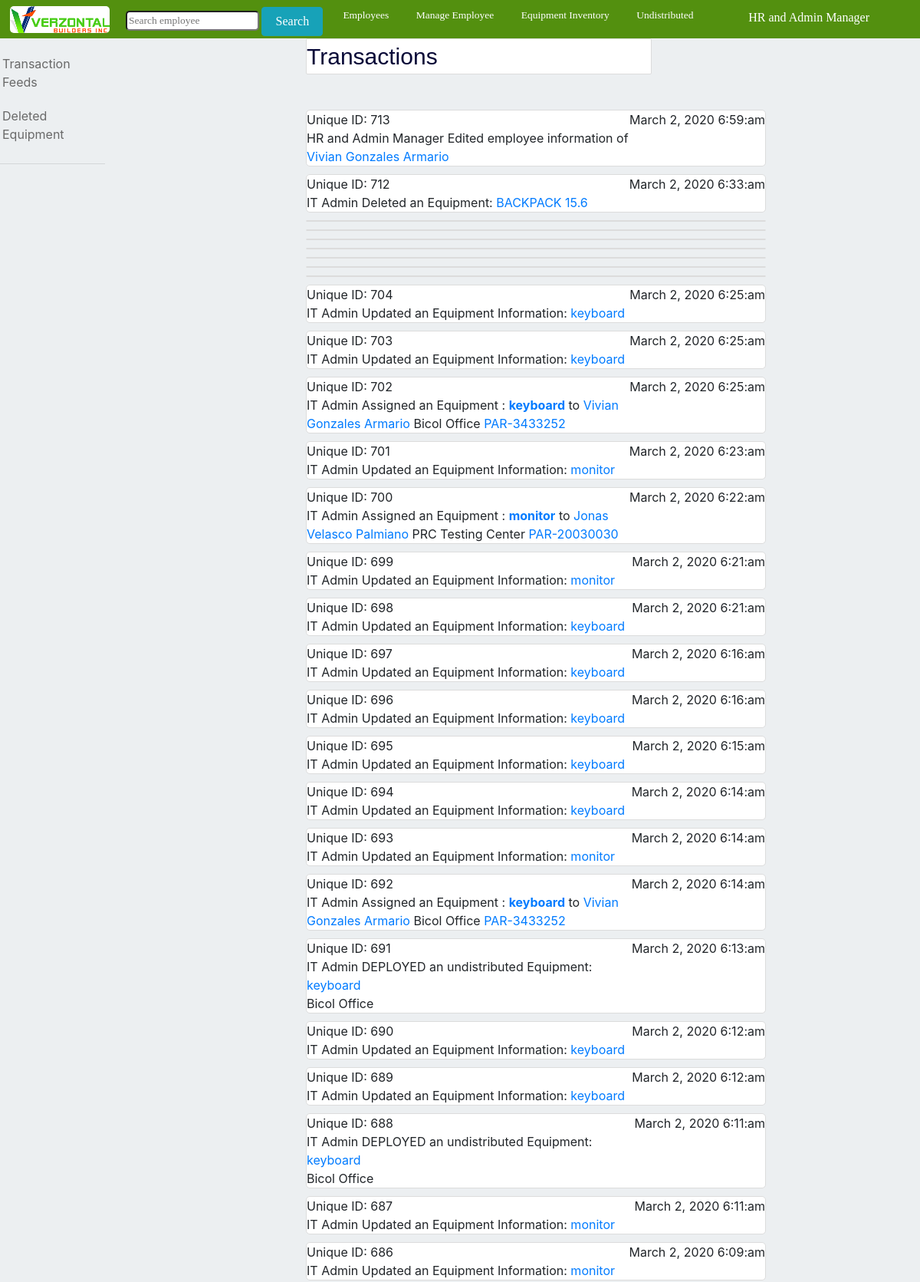
Screenshot of /transaction.php (signed in, upper part) with the database file from the repository.
### tables this page shows
CREATE TABLE `empl_tbl` (
  `empl_no` varchar(255) NOT NULL,
  `empl_firstname` varchar(255) NOT NULL,
  `middlename` varchar(255) NOT NULL,
  `empl_lastname` varchar(255) NOT NULL,
  `position` varchar(255) NOT NULL,
  `dept_id` varchar(255) NOT NULL,
  `empl_status` varchar(255) NOT NULL,
  `date_created` varchar(255) NOT NULL,
  `timeline_id` varchar(255) NOT NULL,
  `deploy` varchar(255) NOT NULL,
  `hired` varchar(255) NOT NULL,
  `remarks_prof` varchar(1000) NOT NULL
);

CREATE TABLE `transac_inv` (
  `transac_uid` int(11) NOT NULL,
  `transac_type` varchar(255) NOT NULL,
  `transac_pos` varchar(255) NOT NULL,
  `transac_eqid` varchar(255) NOT NULL,
  `transac_date` varchar(255) NOT NULL,
  `transac_loc` varchar(255) NOT NULL,
  `transac_remark` longtext NOT NULL,
  `transac_empl` varchar(255) NOT NULL,
  `transac_transferredto` varchar(255) NOT NULL
);

CREATE TABLE `deletedeq` (
  `deleted_eqid` varchar(255) NOT NULL,
  `deleted_eqdesc` varchar(255) NOT NULL,
  `date_deleted` varchar(255) NOT NULL
);

CREATE TABLE `eq_inv` (
  `eq_inv_id` varchar(255) NOT NULL,
  `eq_assign_id` varchar(255) NOT NULL,
  `eqdesc` varchar(255) NOT NULL,
  `brand` varchar(255) NOT NULL,
  `empl_no` varchar(255) NOT NULL,
  `tag_no` varchar(255) NOT NULL,
  `serial_no` varchar(255) NOT NULL,
  `model_no` varchar(255) NOT NULL,
  `ip_add` varchar(255) NOT NULL,
  `date_issued` varchar(255) NOT NULL,
  `eq_state` varchar(255) NOT NULL,
  `eq_condition` varchar(255) NOT NULL,
  `date_purch` varchar(255) NOT NULL,
  `price` int(255) NOT NULL,
  `curr_equip_loc` varchar(255) NOT NULL,
  `remarks` text NOT NULL,
  `par` varchar(255) NOT NULL
);

### transaction.php (the view, shortened to what this page needs)
<!DOCTYPE html>
<html>
<head><title>Verzontal Equip. Monitoring</title>
<?php include ("header.php");
?>
</head>
<body>
  <?php
  $position=$_SESSION['SESS_ROLE'];
    ?>
    <?php
if($position=='HR and Admin Manager')
{
  ?>
   <div class="first-header">
         <ul>
    <a href="search.php" style="float:left; margin-top:3px;margin-left:6px;"><img src="icon/logo.png" alt="logo" height="45" width="140" id="imgnav"></a>
      <li>
        <div id="searchdiv-form" style="float:left;margin-top:-1px;margin-left:16px;">
          <section style="float:left;">
        <form id="search-form" action="search-emp-session.php" method="POST" class="">
        <input type="text" id="search-input" name="q" style="border-radius: 5px;" class="class-form" placeholder="Search employee" value="<?php  echo isset($_GET['q']) ? $_GET['q'] : null; ?>">
        <input type="submit" name="submit-button" value="Search" class="btn btn-info" style="width:80px;">
      </form>
    </section>
    </div>
      </li>
    <li><a href="search.php">Employees</a></li>
    <?php
     if($position=='HR and Admin Manager' || $position=='HR Generalist'){
      ?>
    <li><a href="manage_empl.php">Manage Employee</a></li>
    <?php
  }
     if($position=='HR and Admin Manager'){
      ?>
    <li><a href="equipment.php?section=">Equipment Inventory</a></li>
    <li><a href="undistributed.php">Undistributed</a></li>
    <?php
  }
  ?>
   <div class="dropdown" style="float:right;margin-right:40px;margin-top:-15px;">
   <?php echo $_SESSION['SESS_ROLE'];?>
  </div>
  </ul>
</div>
  <?php
}
  ?>
<div class="vertical-nav">
  <ul>
      <li><a href="transaction.php">Transaction Feeds</a></li>
      <li><a href="deleq.php">Deleted Equipment</a></li>
      <hr />
        </ul>
      </div>
    <div style="background-color:white;margin-left:399px;margin-right:350px;font-size:30px;font-family:arial;border-color:#DCDCDC;border-style:solid;border-width:1px;border-radius:2px;color:#060737;">Transactions</div>
        <div class="aboutcontent-div-transac"><br><br>
                                              <br><br>
    <?php
    $sql="SELECT * FROM transac_inv ORDER BY transac_uid DESC";
    $result=mysqli_query($conn, $sql);
    while($row=mysqli_fetch_assoc($result)){
      ?>
      <div style="border-style:solid;border-color:#DCDCDC;border-width:1px;border-radius:5px;margin:10px;background-color:white;width:600px;">
        <?php
            if ($row['transac_type']=='Assigned an Equipment'){
            ?>
           Unique ID: <?php echo $row['transac_uid'];?> <label style="float:right;"><?php echo $row['transac_date'];?></label><br>
            <?php echo $row['transac_pos'];?>
            <?php echo $row['transac_type'];?> :
            <?php
            $hh=$row['transac_eqid'];
            $sql4="SELECT * FROM eq_inv WHERE eq_inv_id='$hh'";
            $result4=mysqli_query($conn,$sql4);
            while($row4=mysqli_fetch_assoc($result4)){
              echo "<strong><a href='equipment.php?section=all&q=$hh'>" . $row4['eqdesc'] . "</a></strong>";
            }
            echo " to ";
              $ff=$row['transac_empl'];
            $sql3="SELECT * FROM empl_tbl WHERE empl_no='$ff'";
            $result3=mysqli_query($conn,$sql3);
            while($row3=mysqli_fetch_assoc($result3)){
             echo "<a href='timeline.php?emp_no=$ff'>". $row3['empl_firstname'] . " " . $row3['middlename'] . " ". $row3['empl_lastname'] . "</a>";
            }
            echo " ". $row['transac_loc'];
            $sql7="SELECT * FROM eq_inv WHERE eq_inv_id = '$hh'";
            $result7=mysqli_query($conn,$sql7);
            while($row7=mysqli_fetch_assoc($result7)){
              $par=$row7['par'];
              echo " ". "<a href='viewpar.php?par=$par'>" . $row7['par'] . "</a>";
            }
          }
        if($row['transac_type']=='Edited employee information'){
        $gg=$row['transac_empl'];
        $sql13="SELECT * FROM empl_tbl WHERE empl_no='$gg'";
        $result13=mysqli_query($conn,$sql13);
        while($row13=mysqli_fetch_assoc($result13)){
        echo "Unique ID: " . $row['transac_uid'] . "<label style='float:right;'>" . $row['transac_date'] . "</label>" . "<br>" . $row['transac_pos'] . " " . $row['transac_type'] . " of " . "<a href='about.php?section=employee&action=&selaction=&emp_no=$gg'>" . $row13['empl_firstname'] . " " . $row13['middlename'] . " " . $row13['empl_lastname'] ."</a>";
        }
        }
              if ($row['transac_type']=='DEPLOYED an undistributed Equipment'){
                $qq=$row['transac_eqid'];
                $sql6="SELECT * FROM eq_inv WHERE eq_inv_id='$qq'";
                $result6=mysqli_query($conn,$sql6);
                while($row6=mysqli_fetch_assoc($result6)){
                  $fd=$row6['eqdesc'];
                echo "Unique ID: " . $row['transac_uid'] . "<label style='float:right;'>" . $row['transac_date'] . "</label><br>";
                echo $row['transac_pos'] . " " . $row['transac_type'] . ": " . "<a href='equipment.php?section=all&q=$qq'>" . $fd . "</a>" . "<br>" . $row['transac_empl'];
              }
            }
            if ($row['transac_type']=='Updated an Equipment Information'){
                  $qq=$row['transac_eqid'];
                  $sql6="SELECT * FROM eq_inv WHERE eq_inv_id='$qq'";
                  $result6=mysqli_query($conn,$sql6);
                  while($row6=mysqli_fetch_assoc($result6)){
                    $fd=$row6['eqdesc'];
                  echo "Unique ID: " . $row['transac_uid'] . "<label style='float:right;'>" . $row['transac_date'] . "</label><br>";
                  echo $row['transac_pos'] . " " . $row['transac_type'] . ": " . "<a href='equipment.php?section=all&q=$qq'>" . $fd . "</a>" . "<br>" . $row['transac_loc'];
                }
              }
              if ($row['transac_type']=='Deleted an Equipment'){
                  $qq=$row['transac_eqid'];
                  $sql6="SELECT * FROM deletedeq WHERE deleted_eqid='$qq'";
                  $result6=mysqli_query($conn,$sql6);
                  while($row6=mysqli_fetch_assoc($result6)){
                    $fd=$row6['deleted_eqdesc'];
                  echo "Unique ID: " . $row['transac_uid'] . "<label style='float:right;'>" . $row['transac_date'] . "</label><br>";
                  echo $row['transac_pos'] . " " . $row['transac_type'] . ": " . "<a href='equipment.php?section=all&q=$qq'>" . $fd . "</a>" . "<br>" . $row['transac_loc'];
                }
              }
             ?>
      </div>
      <?php
       }
       ?>
</div>
</body>
<html>

### css/style.css (style rules this page uses)
html { scroll-behavior: smooth; }
body { height: 670px; overflow: auto; position:relative; }
.first-header { background-color:#53900f; padding:20px; font-family: "Times New Roman", Times, serif; margin-left:0px; margin-top:-10px; margin-right:-10px; font-size:13.5px; }
.first-header li { color:white; padding:5px; }
.first-header li a { padding: 19px 11px; text-decoration: none; color:white; transition: 0.5s; }
.dropdown { color:white; padding:16px; font-size:16px; border:none; position:relative; display:inline-block; margin-right:15px; float:right; }
.vertical-nav { background-color:; margin-top:0.5px; padding-bottom:100%; width:12%; position:absolute; margin-left:-7px; list-style: none; }
.vertical-nav ul { margin-top:10px; }
.vertical-nav li a { list-style: none; padding: 0; margin: 0; display: block; background-color: transaparent; text-decoration: none; padding: 10px; color: #696969; overflow:hidden; padding-right:-30px; }
.aboutcontent-div-transac { margin-top:-60px; margin-left:389px; margin-right:400px; padding-bottom:20%; background-color:transparent; }
ul { list-style-type: none; margin: 0; padding: 0; }
li { display: inline; }
#imgnav { margin-top:-10px; margin-bottom:-13px; margin-left:-18px; padding:5px; border-top-left-radius: 10px; border-top-right-radius: 10px; border-bottom-left-radius: 10px; border-bottom-right-radius:10px; }

### css/style2.css (style rules this page uses)
body { background-color: #ECEFF1; font-size: 0.95em; font-family: arial; }

### rows the page displays
transac_inv: transac_uid "713", transac_date "March 2, 2020 6:59:am", transac_pos "HR and Admin Manager", transac_type "Edited employee information"
empl_tbl: empl_firstname "Vivian", middlename "Gonzales", empl_lastname "Armario"
transac_inv: transac_uid "712", transac_date "March 2, 2020 6:33:am", transac_pos "IT Admin", transac_type "Deleted an Equipment"
deletedeq: deleted_eqdesc "BACKPACK 15.6"
transac_inv: transac_uid "704", transac_date "March 2, 2020 6:25:am", transac_pos "IT Admin", transac_type "Updated an Equipment Information"
eq_inv: eqdesc "keyboard", par "PAR-3433252"
transac_inv: transac_uid "703", transac_date "March 2, 2020 6:25:am", transac_pos "IT Admin", transac_type "Updated an Equipment Information"
transac_inv: transac_uid "702", transac_date "March 2, 2020 6:25:am", transac_pos "IT Admin", transac_type "Assigned an Equipment", transac_loc "Bicol Office"
transac_inv: transac_uid "701", transac_date "March 2, 2020 6:23:am", transac_pos "IT Admin", transac_type "Updated an Equipment Information"
eq_inv: eqdesc "monitor", par "PAR-20030030"
transac_inv: transac_uid "700", transac_date "March 2, 2020 6:22:am", transac_pos "IT Admin", transac_type "Assigned an Equipment", transac_loc "PRC Testing Center"
empl_tbl: empl_firstname "Jonas", middlename "Velasco", empl_lastname "Palmiano"
transac_inv: transac_uid "699", transac_date "March 2, 2020 6:21:am", transac_pos "IT Admin", transac_type "Updated an Equipment Information"
transac_inv: transac_uid "698", transac_date "March 2, 2020 6:21:am", transac_pos "IT Admin", transac_type "Updated an Equipment Information"
transac_inv: transac_uid "697", transac_date "March 2, 2020 6:16:am", transac_pos "IT Admin", transac_type "Updated an Equipment Information"
transac_inv: transac_uid "696", transac_date "March 2, 2020 6:16:am", transac_pos "IT Admin", transac_type "Updated an Equipment Information"
transac_inv: transac_uid "695", transac_date "March 2, 2020 6:15:am", transac_pos "IT Admin", transac_type "Updated an Equipment Information"
transac_inv: transac_uid "694", transac_date "March 2, 2020 6:14:am", transac_pos "IT Admin", transac_type "Updated an Equipment Information"
transac_inv: transac_uid "693", transac_date "March 2, 2020 6:14:am", transac_pos "IT Admin", transac_type "Updated an Equipment Information"
transac_inv: transac_uid "692", transac_date "March 2, 2020 6:14:am", transac_pos "IT Admin", transac_type "Assigned an Equipment", transac_loc "Bicol Office"
transac_inv: transac_uid "691", transac_date "March 2, 2020 6:13:am", transac_pos "IT Admin", transac_type "DEPLOYED an undistributed Equipment", transac_empl "Bicol Office"
transac_inv: transac_uid "690", transac_date "March 2, 2020 6:12:am", transac_pos "IT Admin", transac_type "Updated an Equipment Information"
transac_inv: transac_uid "689", transac_date "March 2, 2020 6:12:am", transac_pos "IT Admin", transac_type "Updated an Equipment Information"
transac_inv: transac_uid "688", transac_date "March 2, 2020 6:11:am", transac_pos "IT Admin", transac_type "DEPLOYED an undistributed Equipment", transac_empl "Bicol Office"
transac_inv: transac_uid "687", transac_date "March 2, 2020 6:11:am", transac_pos "IT Admin", transac_type "Updated an Equipment Information"
transac_inv: transac_uid "686", transac_date "March 2, 2020 6:09:am", transac_pos "IT Admin", transac_type "Updated an Equipment Information"

### other values shown
$_SESSION['SESS_ROLE'] "HR and Admin Manager"
